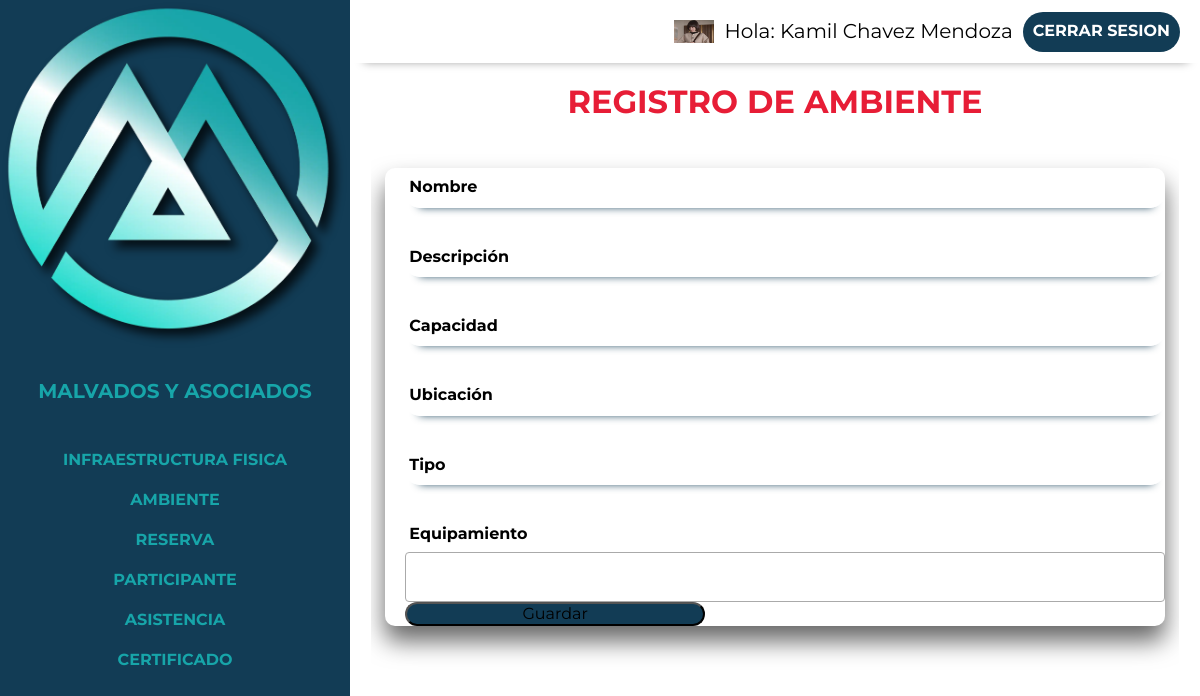
/control/crear-ambiente.php (signed in), run on the app's committed database.
### tables this page shows
CREATE TABLE `usuario` (
  `id_usuario` int(20) NOT NULL,
  `nombre` varchar(60) NOT NULL,
  `apPaterno` varchar(50) NOT NULL,
  `apMaterno` varchar(50) NOT NULL,
  `email` varchar(60) NOT NULL,
  `password` char(60) DEFAULT NULL,
  `estado` varchar(60) DEFAULT NULL,
  `identidad` varchar(60) NOT NULL,
  `foto` varchar(200) DEFAULT NULL,
  `usuario` varchar(50) DEFAULT NULL,
  `celular` varchar(20) DEFAULT NULL,
  `fechaRegistro` date DEFAULT NULL,
  `token` varchar(50) DEFAULT NULL
);

### control/crear-ambiente.php (the view, shortened to what this page needs)
<?php require 'includes/header.php' ?>
<div class="contenedor">
    <div class="crear_principal">
        <h1>Registro de Ambiente</h1>
        <form action="save-ambiente.php" method="post" class="formulario">
            <fieldset>
                <div class="contenedor-campos ">
                    <div class="campo">
                        <input class="input-text" type="text"  name="nombre" id="nombre" required="">
                        <label>Nombre</label>
                    </div>
                    <div class="campo">
                        <input class="input-text" type="text" name="descripcion" id="descripcion"  required="">
                        <label>Descripción</label>
                    </div>
                    <div class="campo">
                        <input class="input-text" type="text" name="capacidad" id="capacidad"  required="">
                        <label>Capacidad</label>
                    </div>
                    <div class="campo">
                        <input class="input-text" type="text" name="ubicacion" id="ubicacion"  required="">
                        <label>Ubicación</label>
                    </div>
                    <div class="campo">
                        <input class="input-text" type="text" name="tipo" id="tipo"  required="">
                        <label>Tipo</label>
                    </div>
                    <div class="campo">
                         <label>Equipamiento</label><br/><br/>
                    </div>
                    <div class="campo">
                    </div>
                    <div class="botton-enviar">
                    <input  class="botton " type="submit" value="Guardar">
                    </div>
                </div>
            </fieldset>
        </form>
    </div>
</div>
<?php require 'includes/footer.php' ?>

### control/includes/header.php (shortened to what this page needs)
<!DOCTYPE html>
<html lang="en">
<head>
    <link rel="stylesheet" href="https://cdn.jsdelivr.net/npm/bootstrap-icons@1.10.4/font/bootstrap-icons.css">
    <link rel="stylesheet" href="../build/css/app.css">
    <link href="https://cdn.jsdelivr.net/npm/select2@4.1.0-rc.0/dist/css/select2.min.css" rel="stylesheet" />
</head>
<body>
<div class="dashboard">
    <aside class="sidebar">
        <div class="logo-principal">
            <img  loading="lazy"  width="50" heigth="80" src="../build/img/control/logo.webp" alt="desdeaqui">
            <a href="index.php"><h3>  Malvados y Asociados </h3></a>
        </div>
        <nav class="sidebar-nav flex">
            <a href="infraestructura.php">Infraestructura Fisica</a>
            <a href="ambiente.php">Ambiente</a>
            <a href="reserva.php">Reserva</a>
            <a href="participante.php">Participante</a>
            <a href="asistencia.php">Asistencia</a>
                <a href="certificado.php">Certificado</a>
        </nav>
    </aside>
    <div class="principal">
        <div class="barra flex">
            <img src="../build/img/control/sara.webp"  style="width:40px;height:23px;" class="rounded-pill">
            <p>Hola: <span>
                <?php
                $id=$_SESSION['id'];
                include("../app/conexion.php");
                $sql="select nombre, apPaterno, apMaterno from usuario where id_usuario='$id'";
                $resultado=mysqli_query($conectar,$sql);
                $filas=mysqli_fetch_assoc($resultado);
                 echo $filas['nombre'].' '.$filas['apPaterno'].' '.$filas['apMaterno'];
                ?>
                </span></p>
            <a href="../login/cerrar_session.php" class="cerrar-sesion">Cerrar Sesion</a>
        </div>

### build/css/app.css (style rules this page uses)
html { box-sizing:border-box;font-size:62.5% }
*,:after,:before { box-sizing:inherit }
body { font-family:Montserrat,sans-serif;font-size:1.6rem }
p { color:#000;font-size:2rem }
.contenedor { margin:0 auto;max-width:120rem;width:95% }
a { text-decoration:none }
h1,h2,h3 { margin:0 0 5rem }
h1 { font-size:4rem }
h3 { font-size:3rem }
img { display:block;height:auto;max-width:100%;width:100% }
html { -webkit-text-size-adjust:100%;line-height:1.15 }
body { margin:0 }
h1 { font-size:2em;margin:.67em 0 }
a { background-color:transparent }
img { border-style:none }
button,input,optgroup,select,textarea { font-family:inherit;font-size:100%;line-height:1.15;margin:0 }
button,input { overflow:visible }
[type=button],[type=reset],[type=submit],button { -webkit-appearance:button }
fieldset { padding:.35em .75em .625em }
.dashboard { background-color:#fff }
@media (min-width:768px) { .dashboard { display:flex;height:100vh } }
.dashboard .principal { flex:1 }
.sidebar { background-color:#123c55;width:100% }
@media (min-width:768px) { .sidebar { max-width:35rem } }
.sidebar h3 { color:#17a5a9;font-size:2rem;margin:0;padding:2rem;text-align:left }
.sidebar .sidebar-nav { flex-direction:column;margin-top:5rem }
.sidebar .sidebar-nav a { color:#17a5a9;font-weight:700;padding:1rem;text-align:left;transition-duration:.3s;transition-property:background-color;width:100% }
.barra { background-color:#fff;box-shadow:1px 12px 9px -13px rgba(0,0,0,.4);justify-content:flex-end;padding:1rem 2rem;transition-duration:.3s;transition-property:background-color }
.barra p { margin:1rem }
.barra a { background-color:#123c55;border-radius:5rem }
a { align-items:center;color:#fff;display:grid;font-weight:700;height:4rem;justify-content:center;padding:1rem;text-transform:uppercase;transition-duration:.3s;transition-property:background-color }
.botton { background-color:#123c55;border-radius:5rem;margin-top:0;text-align:center }
@media (min-width:768px) { .botton { max-width:40rem;width:20rem } }
@media (min-width:992px) { .botton { max-width:40rem;width:30rem } }
.flex { align-items:center;display:flex }
.crear_principal h1 { color:#e71d36;text-align:center;text-transform:uppercase }
.formulario fieldset { border:none }
.formulario { height:80vh;overflow:auto;padding-top:2rem }
.formulario label { display:block;font-weight:700 }
.formulario input:not([type=submit]),.formulario select,.formulario textarea { background-color:#fff;border:1px solid #fff;border-radius:1.5rem;box-shadow:1px 12px 9px -13px #123c55;display:block;margin-bottom:2rem;padding:1rem;width:100% }
@media (min-width:992px) { .formulario label { width:30rem } }
@media (min-width:992px) { .formulario .campo { align-items:baseline;display:flex;justify-content:center } }
.botton-enviar { color:#fff;font-weight:700 }
.contenedor-campos { border-radius:10px;box-shadow:0 15px 25px rgba(0,0,0,.6);padding-left:2rem }
.contenedor-campos .campo { position:relative }
.contenedor-campos .campo input { background:transparent;border:none;border-bottom:1px solid #fff;color:#000;font-size:1.6rem;margin-bottom:3rem;outline:none;padding:1rem 0;width:100% }
.contenedor-campos .campo label { color:#000;font-size:1.6rem;left:0;padding:1rem .4rem;pointer-events:none;position:absolute;top:0;transition:.5s }

### data on the page
usuario: nombre "Kamil", apPaterno "Chavez", apMaterno "Mendoza"
